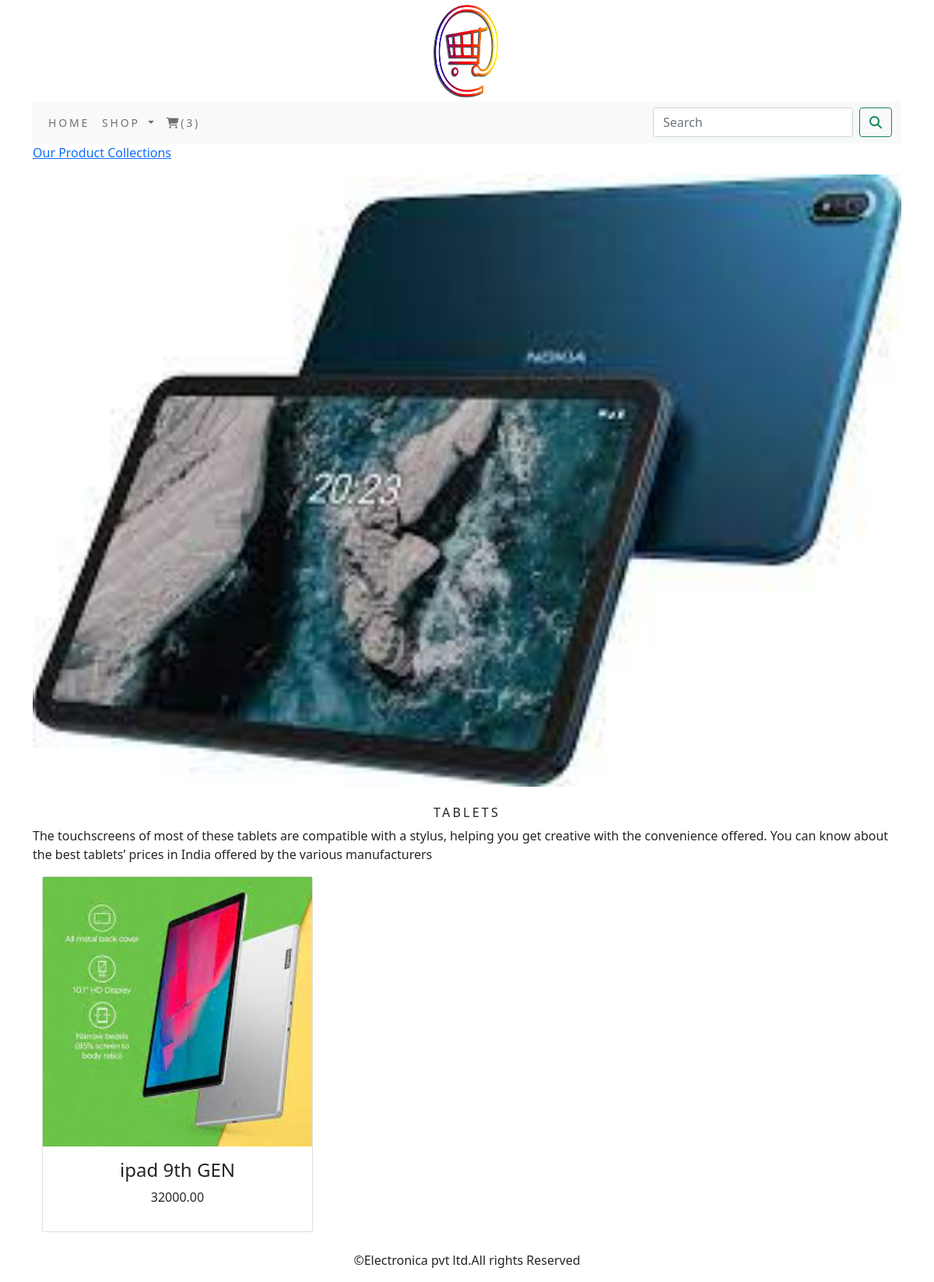
Screenshot of /shop/tablets/ with the database file from the repository.
### shop/models.py (models this page shows, shortened)
class Category(models.Model):
    name=models.CharField(max_length=250,unique=True)
    slug=models.SlugField(max_length=250,unique=True)
    description=models.TextField(blank=True)
    image=models.ImageField(upload_to='category',blank=True)
    class Meta:
        ordering=('name',)
        verbose_name='category'
        verbose_name_plural='categories'
    def get_url(self):
        return reverse ('shop:products_by_category',args=[self.slug])

class Product(models.Model):
    name = models.CharField(max_length=250, unique=True)
    slug = models.SlugField(max_length=250, unique=True)
    description = models.TextField(blank=True)
    price=models.DecimalField(max_digits=10,decimal_places=2)
    category=models.ForeignKey(Category,on_delete=models.CASCADE)
    image = models.ImageField(upload_to='product', blank=True)
    stock=models.IntegerField()
    available=models.BooleanField(default=True)
    created=models.DateTimeField(auto_now_add=True)
    updated=models.DateTimeField(auto_now=True)
    def get_url(self):
        return reverse ('shop:prodCatdetail',args=[self.category.slug,self.slug])
    class Meta:
        ordering = ('name',)
        verbose_name = 'product'
        verbose_name_plural = 'products'

### shop/views.py (the view)
# urls.py: path('',views.allProdCat,name='allProdCat'),
def allProdCat(request,c_slug=None):
    c_page=None
    products_list=None
    if c_slug!=None:
        c_page=get_object_or_404(Category,slug=c_slug)
        products_list=Product.objects.all().filter(category=c_page,available=True)
    else:
        products_list=Product.objects.all().filter(available=True)
    paginator=Paginator(products_list,6)
    try:
        page=int(request.GET.get('page','1'))
    except:
        page=1
    try:
        products=paginator.page(page)
    except (EmptyPage,InvalidPage):
        products=Paginator.page(paginator.num_pages)
    return render(request,"category.html",{'category':c_page,'products':products})

### cart/context_processors.py (called while the page is built)
def counter(request):
    item_count=0
    if 'admin' in request.path:
        return {}
    else:
        try:
            cart=Cart.objects.filter(cart_id=_cart_id(request))
            cart_items=CartItem.objects.all().filter(cart=cart[:1])
            for cart_item in cart_items:
                item_count+= cart_item.quantity
        except Cart.DoesNotExist:
            item_count+=0
    return dict(item_count=item_count)

### cart/views.py (called while the page is built)
def _cart_id(request):
    cart=request.session.session_key
    if not cart:
        cart=request.session.create()
        return cart

### shop/context_processors.py (called while the page is built)
def menu_links(request):
    links=Category.objects.all()
    return dict(links=links)

### templates/category.html (shortened to what this page needs)
{% extends 'base.html' %}
{% load static %}
{% block content %}
     {% if category %}
     <div>
        <div class="row my_row_class">
            <div class="mx-auto">
          <p><a href="{% url 'shop:allProdCat' %}">Our Product Collections</a></p>
            </div>
        </div>
     </div>
     {% endif %}
<div class="mx-auto">
    {% if category %}
       <img class="my_image" src="{{category.image.url}}" alt="{{category.name}}">
</div>
     <br>
<div>
    <h1 class="text-center my_title">{{category.name}}</h1>
    <p class="text-justify">{{category.description}}</p>
</div>
    {% endif %}
<div class="container">
  <div class="row mx_auto">
    {% for product in products.object_list %}
    <div class="my_bottom_margin col-9 col-sm-12  col-md-4 col-lg-4">
      <div class="card text-center" style="min-width:18rem;">
         <a href="{{product.get_url}}"><img class="card_img_top my_image" src="{{product.image.url}}" alt="{{product.name}}"></a>
        <div class="card-body">
           <h4>{{product.name}}</h4>
           <p>{{product.price}}</p>
        </div>
      </div>
    </div>
    {% endfor %}
  </div>
    <br>
</div>
{% endblock %}

### static/css/custom.css (style rules this page uses)
body { font-family: 'Lato', sans-serif; }
.my_image { width:100%; height:auto; }
.my_title { font-size:16px; text-transform:uppercase; letter-spacing:.2em; }
.my_bottom_margin { margin_bottom:10px; }

### rows the page displays
Category: image (picture), name "TABLETS", description "The touchscreens of most of these tablets are compatible with a stylus, helping you get creative with the convenience offered. You can know about the best tablets’ prices in India offered by the various manufacturers"
Product: image (picture), name "ipad 9th GEN", price "32000.00"

### other values shown
{{ item_count }} "3"
